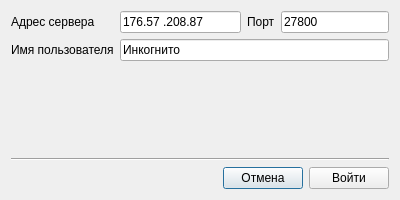
<?xml version="1.0" encoding="UTF-8"?>
<ui version="4.0">
 <class>AuthDialog</class>
 <widget class="QDialog" name="AuthDialog">
  <property name="geometry">
   <rect>
    <x>0</x>
    <y>0</y>
    <width>400</width>
    <height>200</height>
   </rect>
  </property>
  <property name="minimumSize">
   <size>
    <width>400</width>
    <height>200</height>
   </size>
  </property>
  <property name="maximumSize">
   <size>
    <width>400</width>
    <height>200</height>
   </size>
  </property>
  <property name="windowTitle">
   <string>Авторизация</string>
  </property>
  <layout class="QGridLayout" name="gridLayout">
   <item row="0" column="1" colspan="2">
    <widget class="QLineEdit" name="lineEdit_server">
     <property name="sizePolicy">
      <sizepolicy hsizetype="MinimumExpanding" vsizetype="Fixed">
       <horstretch>0</horstretch>
       <verstretch>0</verstretch>
      </sizepolicy>
     </property>
     <property name="inputMask">
      <string>000.000.000.000</string>
     </property>
     <property name="text">
      <string>176.57.208.87</string>
     </property>
    </widget>
   </item>
   <item row="0" column="0">
    <widget class="QLabel" name="label_4">
     <property name="text">
      <string>Адрес сервера</string>
     </property>
    </widget>
   </item>
   <item row="4" column="0" colspan="5">
    <widget class="Line" name="line">
     <property name="orientation">
      <enum>Qt::Horizontal</enum>
     </property>
    </widget>
   </item>
   <item row="0" column="3">
    <widget class="QLabel" name="label_5">
     <property name="sizePolicy">
      <sizepolicy hsizetype="Maximum" vsizetype="Preferred">
       <horstretch>0</horstretch>
       <verstretch>0</verstretch>
      </sizepolicy>
     </property>
     <property name="text">
      <string>Порт</string>
     </property>
    </widget>
   </item>
   <item row="1" column="1" colspan="4">
    <widget class="QLineEdit" name="lineEdit_userName">
     <property name="text">
      <string>Инкогнито</string>
     </property>
    </widget>
   </item>
   <item row="2" column="4">
    <spacer name="verticalSpacer">
     <property name="orientation">
      <enum>Qt::Vertical</enum>
     </property>
     <property name="sizeHint" stdset="0">
      <size>
       <width>20</width>
       <height>40</height>
      </size>
     </property>
    </spacer>
   </item>
   <item row="5" column="0" colspan="5">
    <widget class="QWidget" name="widget" native="true">
     <layout class="QHBoxLayout" name="horizontalLayout">
      <property name="leftMargin">
       <number>0</number>
      </property>
      <property name="topMargin">
       <number>0</number>
      </property>
      <property name="rightMargin">
       <number>0</number>
      </property>
      <property name="bottomMargin">
       <number>0</number>
      </property>
      <item>
       <spacer name="horizontalSpacer">
        <property name="orientation">
         <enum>Qt::Horizontal</enum>
        </property>
        <property name="sizeHint" stdset="0">
         <size>
          <width>40</width>
          <height>20</height>
         </size>
        </property>
       </spacer>
      </item>
      <item>
       <widget class="QPushButton" name="pushButton_reject">
        <property name="text">
         <string>Отмена</string>
        </property>
       </widget>
      </item>
      <item>
       <widget class="QPushButton" name="pushButton_connect">
        <property name="text">
         <string>Войти</string>
        </property>
       </widget>
      </item>
     </layout>
    </widget>
   </item>
   <item row="0" column="4">
    <widget class="QLineEdit" name="lineEdit_port">
     <property name="sizePolicy">
      <sizepolicy hsizetype="Preferred" vsizetype="Fixed">
       <horstretch>0</horstretch>
       <verstretch>0</verstretch>
      </sizepolicy>
     </property>
     <property name="inputMask">
      <string>000000</string>
     </property>
     <property name="text">
      <string>27800</string>
     </property>
    </widget>
   </item>
   <item row="1" column="0">
    <widget class="QLabel" name="label">
     <property name="text">
      <string>Имя пользователя</string>
     </property>
    </widget>
   </item>
  </layout>
 </widget>
 <resources/>
 <connections/>
</ui>
